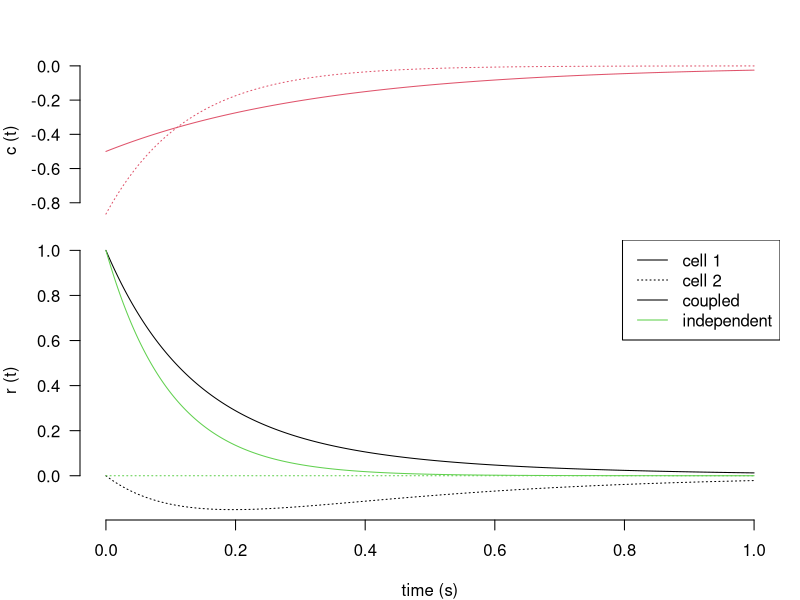
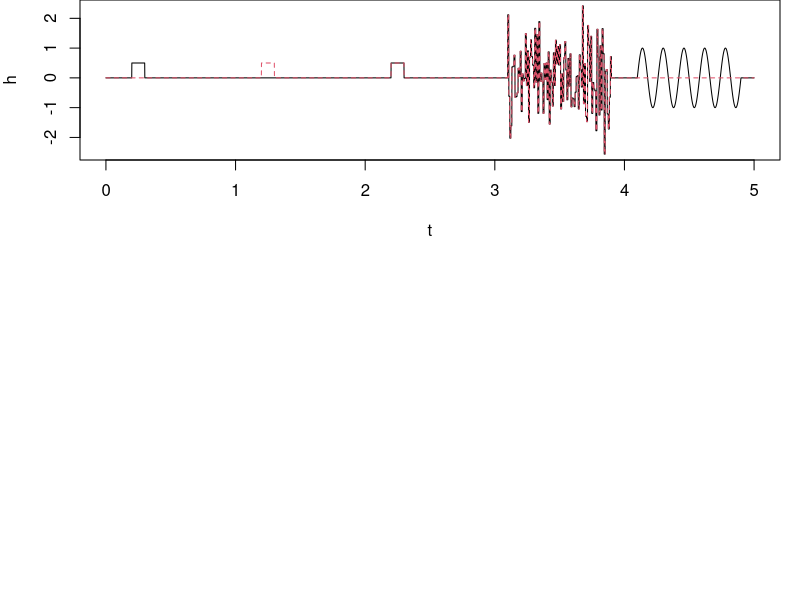
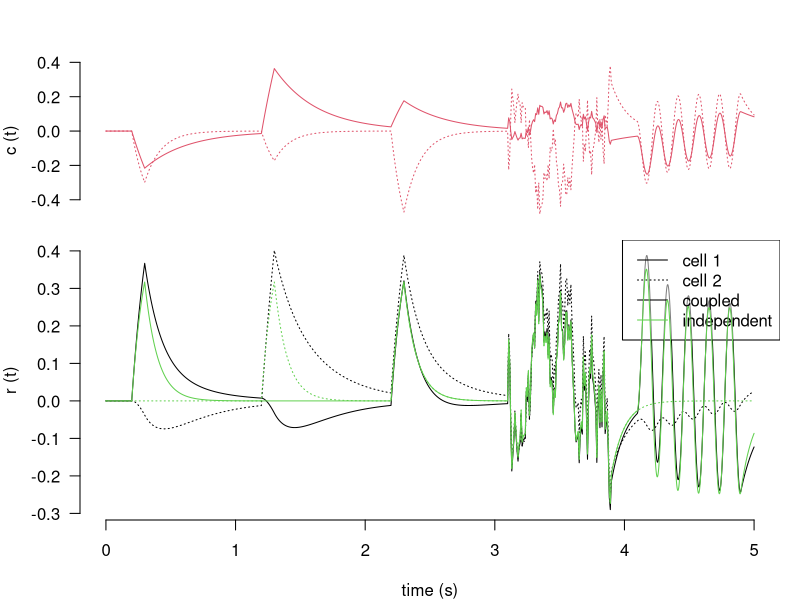

Recreate these plots in R, in order. (Note: this script raises an error after producing the figures.)
## ---- chunk 1
require(knitr)
knitr::opts_chunk$set(echo = TRUE)
## ---- chunk 2
sim.net <- function(W, Tmax, init, tau=10, dt=1, h=NULL){
  ## inputs: tau * d r / dt = -r + h + Wr
  ## W: weight matrix (square matrix)
  ## Tmax: simulation time (scalar, ms)
  ## init: initial state
  ## tau: time constant
  ## dt: simulation time step (ms)
  ## h: inpit
  ##
  ## output:
  ## the matrix of firing rates
  
  L <- Tmax / dt + 1
  N <- ncol(W)
  resp <- matrix(NA, L, N)
  rr <- init
  resp[1,] <- init

  if (is.null(h)) h <- matrix(0, L, N) # no input
  if (length(h)==N) h <- rbind(rep(h[1], L), rep(h[2], L)) # constant input
  if (nrow(h) != L) stop('input is not specified correctly')
  if (ncol(h) != N) stop('input is not specified correctly')
  
  for (i in 2:L){
  	dr.dt <- (-rr + W %*% rr + h[i,]) / tau
  	rr <- rr + dr.dt * dt
  	resp[i,] <- rr
  }
  resp
}
## ---- chunk 3
get.coeff <- function(W, resp){
  L <- nrow(resp)
  eW <- eigen(W)$vec
  N <- ncol(W)
  eResp <- matrix(NA, L, N)
  for (i in 1:L) eResp[i,] <- solve(eW, resp[i,])
  eResp
}
## ---- chunk 4
# this is going to be the eigenvalue of the system
lambdas <- c(0.2, 0.7) # use this for slowing
# lambdas <- c(-1, -2) # use this for speeding up
theta <- pi/6 # rotation 
rotate <- matrix(c(cos(theta), sin(theta), -sin(theta), cos(theta)), 2, 2)
vecs <- list(rotate %*% c(1,0), rotate %*% c(0,1))
W <- lambdas[1] * (vecs[[1]] %*% t(vecs[[1]])) + lambdas[2] * (vecs[[2]] %*% t(vecs[[2]]))
W0 <- matrix(0, 2, 2)

## for a non-normal matrix, use this one:
# W <- matrix(c(4, 4, -4.4, -4.4), 2, 2)
## ---- chunk 5

tau <- 100/1000 # time constant, ms
Tmax <- 1 # s
dt <- 0.2/1000 # simulation time step, ms
t <- seq(0, Tmax, by=dt)
init <- c(1, 0)


resp <- sim.net(W, Tmax, init, tau, dt)
resp0 <- sim.net(W0, Tmax, init, tau, dt)

cc <- get.coeff(W, resp)

layout(matrix(c(1,2), 2), 1, c(2,3))
par(mar=c(1,4,3,1))
matplot(t, cc, t="l", col=2, lty=c(1,3), xlab="", axes=F, ylab="c (t)"); axis(2, las=2)

par(mar=c(4,4,0,1))
matplot(t, resp, t="l", col=1, lty=c(1,3), xlab="time (s)", axes=F, ylab="r (t)"); axis(1); axis(2, las=2)
legend('topright', leg=c('cell 1', 'cell 2', 'coupled', 'independent'), lty=c(1,3, 1,1), col=c(1,1,1,3))
matplot(t, resp0, t="l", col=3, lty=c(1,3), add=T)

## ---- chunk 6
Tmax <- 5 # s
dt <- 1/1000 # simulation time step, ms
t <- seq(0, Tmax, by=dt)
init <- c(0, 0)
L <- Tmax / dt + 1
h <- matrix(0, L, 2)
h[201:300,1] <- 1/2
h[1201:1300,2] <- 1/2
h[2201:2300,] <- 1/2
for (i in 1:100) h[(3101:3108) + 8*(i-1),] <- rnorm(1, 0, 1)
h[4101:4900,1] <- sin((1:800)*2*pi/800*5)
matplot(t, h, t='l')
## ---- chunk 7
resp <- sim.net(W, Tmax, init, tau, dt, h=h)
resp0 <- sim.net(W0, Tmax, init, tau, dt, h=h)

cc <- get.coeff(W, resp)

layout(matrix(c(1,2), 2), 1, c(2,3))
par(mar=c(1,4,3,1))
matplot(t, cc, t="l", col=2, lty=c(1,3), xlab="", axes=F, ylab="c (t)"); axis(2, las=2)

par(mar=c(4,4,0,1))
matplot(t, resp, t="l", col=1, lty=c(1,3), xlab="time (s)", axes=F, ylab="r (t)"); axis(1); axis(2, las=2)
legend('topright', leg=c('cell 1', 'cell 2', 'coupled', 'independent'), lty=c(1,3, 1,1), col=c(1,1,1,3), bg=grey(1, alpha=0.5))
matplot(t, resp0, t="l", col=3, lty=c(1,3), add=T)

## ---- chunk 8
include_graphics('./homeWork.png')
